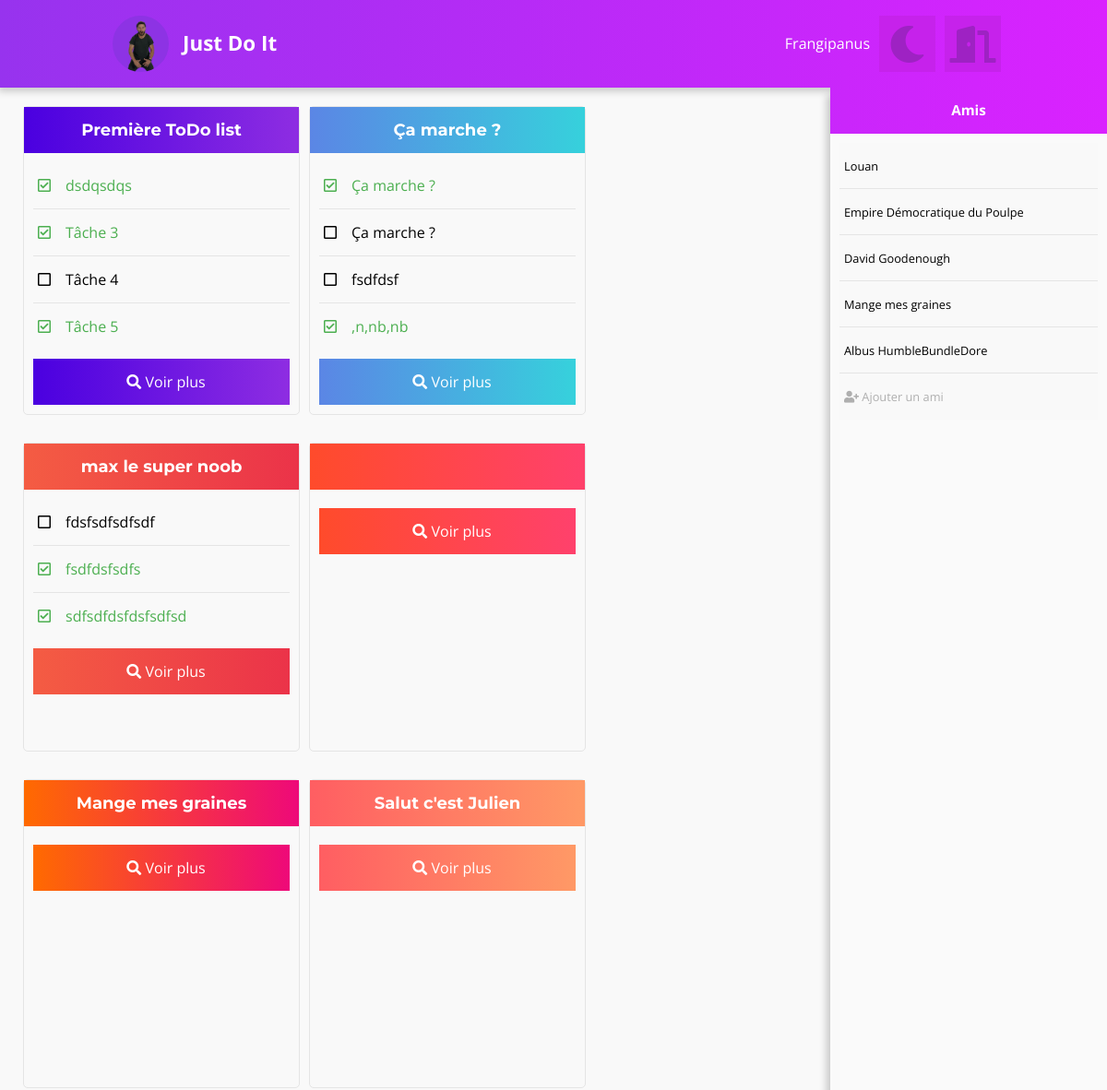
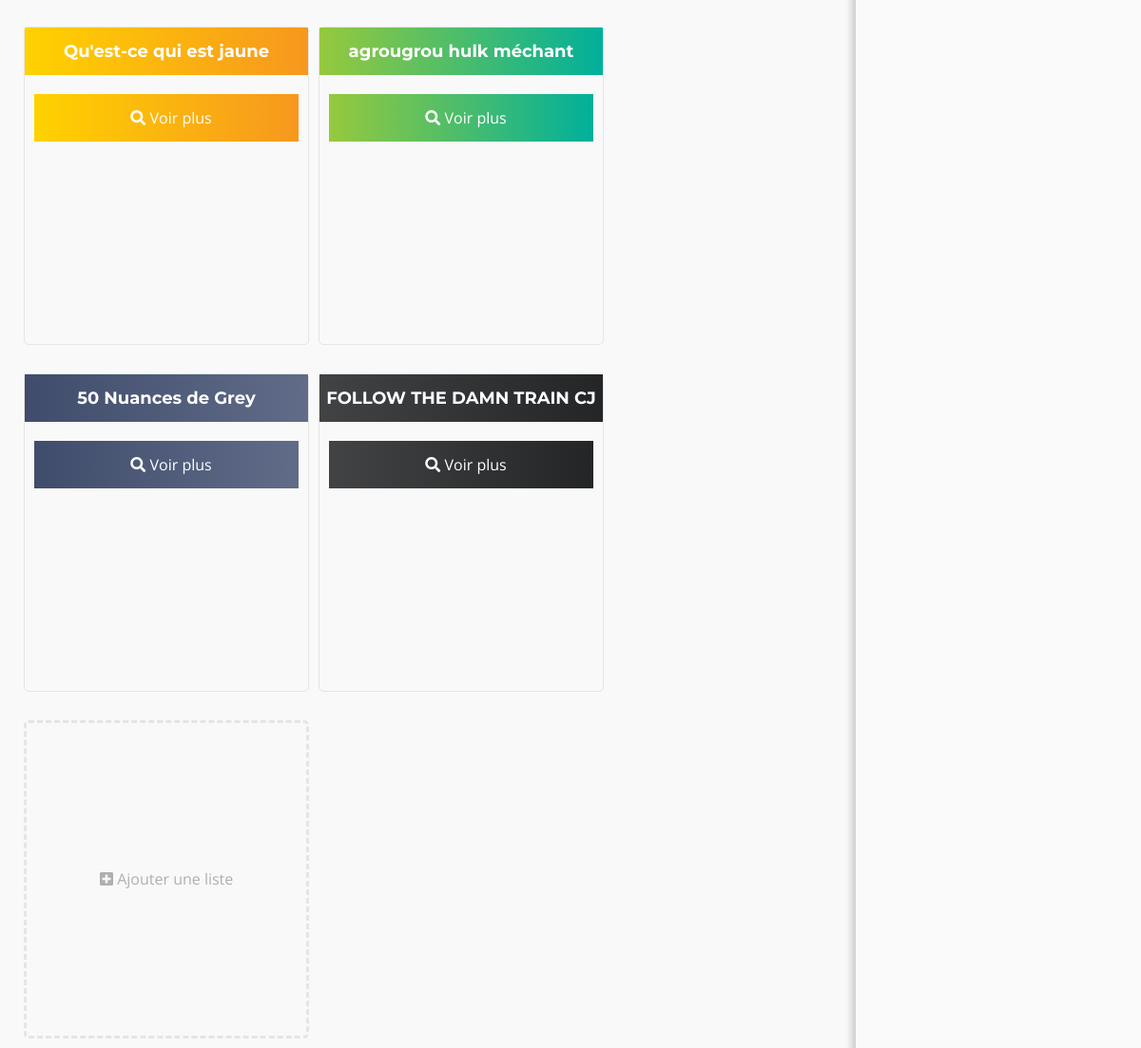
The page / (signed in) on the database its author committed (2 pictures, top to bottom).
### tables this page shows
CREATE TABLE IF NOT EXISTS `todo_lists` (
  `list_id` int(11) NOT NULL AUTO_INCREMENT,
  `user_id` int(11) NOT NULL,
  `name` varchar(32) NOT NULL,
  `color` varchar(255) NOT NULL,
  PRIMARY KEY (`list_id`),
  KEY `user_id` (`user_id`)
);

CREATE TABLE IF NOT EXISTS `tasks` (
  `task_id` int(11) NOT NULL AUTO_INCREMENT,
  `user_id` int(11) NOT NULL,
  `list_id` int(11) NOT NULL,
  `name` varchar(32) NOT NULL,
  `status` tinyint(1) NOT NULL DEFAULT 0,
  PRIMARY KEY (`task_id`),
  KEY `list_id` (`list_id`),
  KEY `user_id` (`user_id`)
);

CREATE TABLE IF NOT EXISTS `users` (
  `user_id` int(11) NOT NULL AUTO_INCREMENT,
  `username` varchar(32) NOT NULL,
  `email` varchar(255) NOT NULL,
  `password` varchar(255) NOT NULL,
  PRIMARY KEY (`user_id`)
);

### classes/TodoLists.php (called while the page is built, shortened)
<?php
class TodoLists {
    private $_db;
    public function __construct(PDO $db) {
        $this->_db = $db;
    }
    public function getAll($user_id) {
        return array_merge(
            PDOFactory::sendQuery(
                $this->_db,
                'SELECT list_id, name, color, 0 AS shared FROM todo_lists WHERE user_id = :user_id ORDER BY list_id',
                ["user_id" => (int) $user_id]
            ),
            PDOFactory::sendQuery(
                $this->_db,
                'SELECT
                        list_id,
                        name,
                        color,
                        1 AS "shared"
                    FROM
                        todo_lists tl
                    WHERE
                        list_id IN (
                            SELECT list_id
                            FROM todo_lists_share
                            WHERE user_id = :user_id AND accepted = 1
                        )',
                ["user_id" => (int) $user_id]
            )
        );
    }
}

### classes/PDOFactory.php (called while the page is built, shortened)
<?php
abstract class PDOFactory {
    public static function sendQuery($db, $sql, $vars = [], $return = true) {
        $query = $db->prepare($sql);
        $result = [];
        foreach ($vars as $name => $value) {
            if      (is_int($value))    $type = PDO::PARAM_INT;
            elseif  (is_bool($value))   $type = PDO::PARAM_BOOL;
            else                        $type = PDO::PARAM_STR;
            $query->bindValue(":$name", $value, $type);
        }
        $query->execute();
        if ($return) while ($d = $query->fetch(PDO::FETCH_ASSOC)) { $result[] = $d; }
        if ($return) return $result;
    }
}

### index.php (called while the page is built, shortened)
<?php
require_once "./init.php";
require_once "./php/todoLists/get.php";
require_once "./php/friends/get.php";
require_once "./views/index_v.php";

### classes/Tasks.php (called while the page is built, shortened)
<?php
class Tasks {
    private $_db;
    public function __construct(PDO $db) {
        $this->_db = $db;
    }
    public function getAll($user_id) {
            return PDOFactory::sendQuery(
                $this->_db,
            'SELECT
                    task_id,
                    list_id,
                    name,
                    status
                FROM
                    tasks
                WHERE
                    user_id = :user_id OR list_id IN (
                        SELECT list_id
                        FROM todo_lists_share
                        WHERE user_id = :user_id AND accepted = 1
                    )',
                ["user_id" => (int) $user_id]
        );
    }
}

### classes/Friends.php (called while the page is built, shortened)
<?php
class Friends {
    private $_db;
    public function __construct(PDO $db) {
        $this->_db = $db;
    }
    public function getAll($user_id) {
        return PDOFactory::sendQuery(
            $this->_db,
        'SELECT
                us.user_id,
                us.username
            FROM
                users us
            WHERE
                us.user_id IN (
                    (SELECT user_a_id FROM friendships WHERE user_b_id = :user_id)
                        UNION
                    (SELECT user_b_id FROM friendships WHERE user_a_id = :user_id)
                )',
            ["user_id" => (int) $user_id]
        );
    }
}

### php/todoLists/get.php (the view, shortened to what this page needs)
<?php
$TodoListsManager = new TodoLists($db);
$TasksManager = new Tasks($db);
$todoLists = $TodoListsManager->getAll($_SESSION["user_id"]);
$tasksList = $TasksManager->getAll($_SESSION["user_id"]);
foreach ($todoLists as $todoList) {
    $list_id = $todoList["list_id"];
    $list_name = htmlspecialchars($todoList["name"]);
    $list_color = strlen($todoList["color"]) != 0 ? htmlspecialchars($todoList["color"]) : "grey";
    $list_shared = (int) $todoList["shared"];
    $list_tasks = array_keys(array_column($tasksList, 'list_id'), $list_id);
    ?>
        <div class="todoList <?= $list_color ?> <?php if ($list_shared) echo "shared" ?>">
            <div class="tlHead">
                <h2><?= $list_name ?></h2>
            </div>
            <div class="tlBody">
                <ul class="taskContainer">
                    <?php
                        $tasksListCount = count($list_tasks);
                        if ($tasksListCount > 4)        $tasks_limit = 4;
                        elseif ($tasksListCount < 4)    $tasks_limit = $tasksListCount;
                        else                            $tasks_limit = 4;
                        $tasks_count = 0;
                        foreach ($list_tasks as $task) {
                            if ($tasks_count == $tasks_limit) break;
                            $task = $tasksList[$task];
                            $task_id = $task["task_id"];
                            $task_name = htmlspecialchars($task["name"]);
                            $task_status = $task["status"];
                            $checkbox_status = $task["status"] == "1" ? "checked" : "";
                            $HTMLid = "l" . $list_id . "t" . $task_id;
                            $class = $tasks_count + 1 == $tasks_limit ? "task noBottomMargin" : "task";
                            echo '<li class="'.$class.'" data-task-id="'.$task_id.'" data-task-status="'.$task_status.'">
                                    <input type="checkbox" id="'.$HTMLid.'" '.$checkbox_status.'/>
                                    <label for="'.$HTMLid.'">'.$task_name.'</label>
                                 </li>';
                            $tasks_count++;
                        }
                        $see_more_id = "t".$list_id."SeeMore";
                        echo '<a href="./view_todo_list.php?list_id='.$list_id.'" class="seeMore">
                                <li class="task"><input type="checkbox" id="'.$see_more_id.'"/>
                                    <label for="'.$see_more_id.'">
                                        <i class="fas fa-search"></i>
                                        Voir plus
                                    </label>
                                </li>
                             </a>';
                    ?>
                </ul>
            </div>
        </div>
    <?php
}
?>
    <div id="addTodoList">
        <div>
            <p><i class="fas fa-plus-square"></i> Ajouter une liste</p>
        </div>
    </div>

### php/friends/get.php (shortened to what this page needs)
<?php
$FriendsManager = new Friends($db);
$friends = $FriendsManager->getAll($_SESSION["user_id"]);
foreach ($friends as $friend) {
    $friend_id = htmlspecialchars($friend["user_id"]);
    $friend_name = htmlspecialchars($friend["username"]);
    echo '<li class="friend" data-friend-id="'.$friend_id.'">'.$friend_name.'<div class="fDeleteContainer" data-friend-id="'.$friend_id.'"><i class="fas fa-user-minus"></i></div></li>';
}
echo '<li class="friend addFriend noBottomMargin"><i class="fas fa-user-plus"></i> Ajouter un ami</li>';

### rows shown on the page
todo_lists: name "Première ToDo list", list_id.name "dsdqsdqs", list_id.name "Tâche 3", list_id.name "Tâche 4", list_id.name "Tâche 5"
todo_lists: name "Ça marche ?", list_id.name "Ça marche ?", list_id.name "fsdfdsf", list_id.name ",n,nb,nb"
todo_lists: name "max le super noob", list_id.name "fdsfsdfsdfsdf", list_id.name "fsdfdsfsdfs", list_id.name "sdfsdfdsfdsfsdfsd"
todo_lists: name "Mange mes graines"
todo_lists: name "Salut c'est Julien"
todo_lists: name "Qu'est-ce qui est jaune"
todo_lists: name "agrougrou hulk méchant"
todo_lists: name "50 Nuances de Grey"
todo_lists: name "FOLLOW THE DAMN TRAIN CJ"
users: username "Louan"
users: username "Empire Démocratique du Poulpe"
users: username "David Goodenough"
users: username "Mange mes graines"
users: username "Albus HumbleBundleDore"

### other values the page prints
$_SESSION["username"] "Frangipanus"
